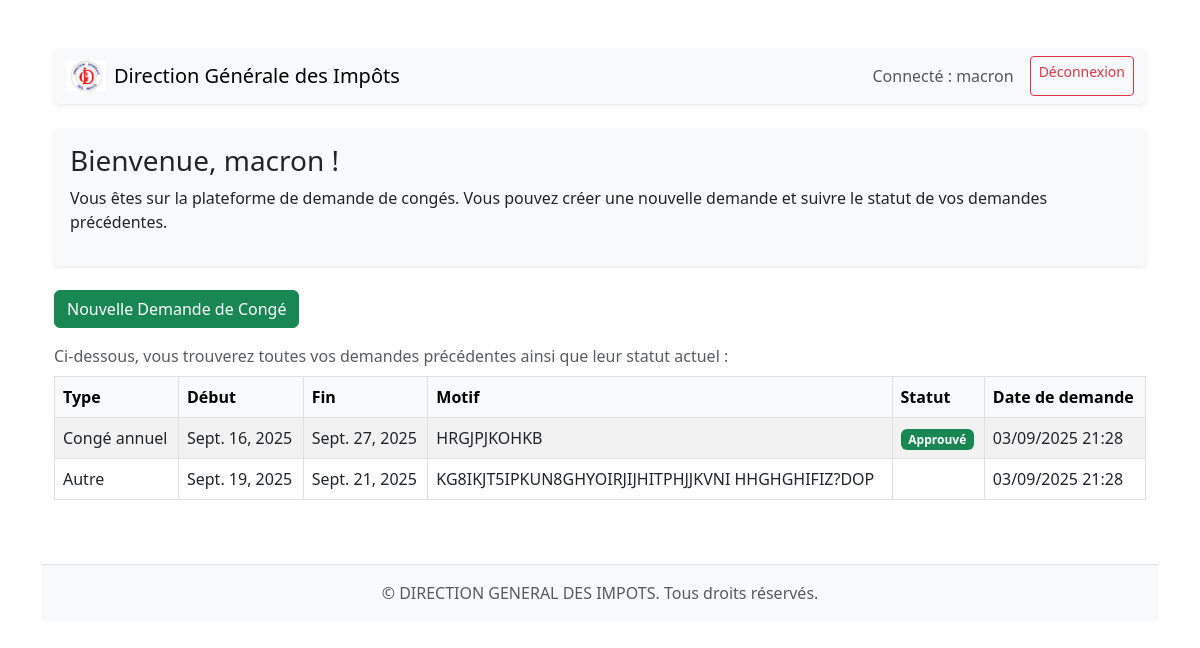
The page /conge/ (signed in) on the database its author committed.
### employes/models.py (models this page shows, shortened)
class Conge(models.Model):
    TYPE_CONGE = [
        ('ANNUEL', 'Congé annuel'),
        ('MALADIE', 'Congé maladie'),
        ('AUTRE', 'Autre'),
    ]
    STATUT = [
        ('EN_ATTENTE', 'En attente'),
        ('APPROUVE', 'Approuvé'),
        ('REJETE', 'Rejeté'),
        ('PLUS_EXPLICATION', 'Plus d\'explications'),  # pour afficher en jaune
    ]
    demandeur = models.ForeignKey(User, on_delete=models.CASCADE, related_name='conges')
    matricule = models.CharField(max_length=20, blank=True, null=True)  # Nouveau champ
    type_conge = models.CharField(max_length=20, choices=TYPE_CONGE)
    date_debut = models.DateField()
    date_fin = models.DateField()
    motif = models.TextField(blank=True, null=True)
    statut = models.CharField(max_length=20, choices=STATUT, default='EN_ATTENTE')
    date_demande = models.DateTimeField(auto_now_add=True)

### employes/views.py (the view)
# urls.py: path("conge/", views.mes_conges, name="mes_conges"),
@login_required
def mes_conges(request):
    conges = Conge.objects.filter(demandeur=request.user).order_by('-date_demande')
    statut_colors = {
        'approuve': 'success',   # vert
        'en_attente': 'warning', # orange
        'refuse': 'danger',      # rouge
        'plus_info': 'info',     # bleu ou jaune selon ton choix
    }
    return render(request, "conge.html", {
        "conges": conges,
        "statut_colors": statut_colors
    })

### employes/templates/conge.html (shortened to what this page needs)
{% extends "base.html" %}
{% load i18n static %}
{% block content %}
<div class="container mt-5">
    <nav class="navbar navbar-expand-lg navbar-light bg-light mb-4 rounded shadow-sm">
        <div class="container-fluid">
            <a class="navbar-brand d-flex align-items-center" href="#">
                <img src="{% static 'b.jpg' %}" alt="Logo" width="40" class="me-2">
                <span>Direction Générale des Impôts</span>
            </a>
            <div class="d-flex">
                <span class="navbar-text me-3">
                    Connecté : {{ request.user.get_full_name|default:request.user.username }}
                </span>
                <a href="{% url 'account_logout' %}" class="btn btn-outline-danger btn-sm">Déconnexion</a>
            </div>
        </div>
    </nav>
    <div class="mb-4 p-3 bg-light rounded shadow-sm">
        <h3>Bienvenue, {{ request.user.first_name|default:request.user.username }} !</h3>
        <p>Vous êtes sur la plateforme de demande de congés. Vous pouvez créer une nouvelle demande et suivre le statut de vos demandes précédentes.</p>
    </div>
    <div class="mb-3">
        <a href="{% url 'demander_conge' %}" class="btn btn-success">Nouvelle Demande de Congé</a>
    </div>
    <p class="text-muted mb-2">Ci-dessous, vous trouverez toutes vos demandes précédentes ainsi que leur statut actuel :</p>
    <div class="table-responsive">
        <table class="table table-bordered table-striped">
            <thead class="table-light">
                <tr>
                    <th>Type</th>
                    <th>Début</th>
                    <th>Fin</th>
                    <th>Motif</th>
                    <th>Statut</th>
                    <th>Date de demande</th>
                </tr>
            </thead>
            <tbody>
                {% for conge in conges %}
                <tr>
                    <td>{{ conge.get_type_conge_display }}</td>
                    <td>{{ conge.date_debut }}</td>
                    <td>{{ conge.date_fin }}</td>
                    <td>{{ conge.motif }}</td>
                    <td>
                        {% if conge.statut == 'APPROUVE' %}
                            <span class="badge bg-success">{{ conge.get_statut_display }}</span>
                        {% elif conge.statut == 'EN_ATTENTE' %}
                            <span class="badge bg-warning text-dark">{{ conge.get_statut_display }}</span>
                        {% elif conge.statut == 'REJETE' %}
                            <span class="badge bg-danger">{{ conge.get_statut_display }}</span>
                        {% elif conge.statut == 'PLUS_EXPLICATION' %}
                            <span class="badge bg-secondary">{{ conge.get_statut_display }}</span>
                        {% endif %}
                    </td>
                    <td>{{ conge.date_demande|date:"d/m/Y H:i" }}</td>
                </tr>
                {% empty %}
                <tr>
                    <td colspan="6" class="text-center">Aucune demande pour le moment</td>
                </tr>
                {% endfor %}
            </tbody>
        </table>
    </div>
</div>
<footer class="bg-light text-center text-muted py-3 mt-5 border-top">
    &copy; {{ now.year }} DIRECTION GENERAL DES IMPOTS. Tous droits réservés.
</footer>
{% endblock %}

### rows shown on the page
Conge: type_conge "Congé annuel", date_debut "Sept. 16, 2025", date_fin "Sept. 27, 2025", motif "HRGJPJKOHKB", statut "Approuvé", date_demande "03/09/2025 21:28"
Conge: type_conge "Autre", date_debut "Sept. 19, 2025", date_fin "Sept. 21, 2025", motif "KG8IKJT5IPKUN8GHYOIRJIJHITPHJJKVNI HHGHGHIFIZ?DOP", date_demande "03/09/2025 21:28"

### other values the page prints
{{ request.user.get_full_name|default:request.user.username }} "macron"
{{ request.user.first_name|default:request.user.username }} "macron"
